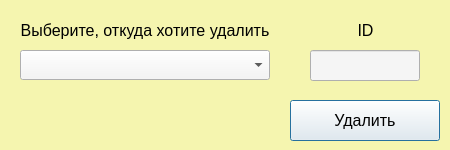
<?xml version="1.0" encoding="UTF-8"?>
<ui version="4.0">
 <class>Dialog</class>
 <widget class="QDialog" name="Dialog">
  <property name="geometry">
   <rect>
    <x>0</x>
    <y>0</y>
    <width>450</width>
    <height>150</height>
   </rect>
  </property>
  <property name="windowTitle">
   <string>Dialog</string>
  </property>
  <property name="styleSheet">
   <string notr="true">background-color: rgb(245, 245, 175)</string>
  </property>
  <widget class="QPushButton" name="OKbutton">
   <property name="geometry">
    <rect>
     <x>290</x>
     <y>100</y>
     <width>150</width>
     <height>41</height>
    </rect>
   </property>
   <property name="styleSheet">
    <string notr="true">font-size: 16px;
font: &quot;Yu Gothic UI Semibold&quot;;
background-color: rgb(245, 245, 245)</string>
   </property>
   <property name="text">
    <string>Удалить</string>
   </property>
  </widget>
  <widget class="QLineEdit" name="id">
   <property name="geometry">
    <rect>
     <x>310</x>
     <y>50</y>
     <width>110</width>
     <height>31</height>
    </rect>
   </property>
   <property name="styleSheet">
    <string notr="true">font-size: 16px;
font: &quot;Yu Gothic UI Semibold&quot;;
background-color: rgb(245, 245, 245)</string>
   </property>
   <property name="text">
    <string/>
   </property>
  </widget>
  <widget class="QLabel" name="label_4">
   <property name="geometry">
    <rect>
     <x>310</x>
     <y>20</y>
     <width>111</width>
     <height>20</height>
    </rect>
   </property>
   <property name="styleSheet">
    <string notr="true">color: rgb(0, 0, 0);
font-size: 16px;
font: &quot;Arial Black&quot;;</string>
   </property>
   <property name="text">
    <string>ID</string>
   </property>
   <property name="alignment">
    <set>Qt::AlignCenter</set>
   </property>
  </widget>
  <widget class="QComboBox" name="table">
   <property name="geometry">
    <rect>
     <x>20</x>
     <y>50</y>
     <width>250</width>
     <height>30</height>
    </rect>
   </property>
   <property name="styleSheet">
    <string notr="true">font-size: 16px;
font: &quot;Yu Gothic UI Semibold&quot;;
background-color: rgb(245, 245, 245)</string>
   </property>
  </widget>
  <widget class="QLabel" name="label_5">
   <property name="geometry">
    <rect>
     <x>20</x>
     <y>20</y>
     <width>250</width>
     <height>20</height>
    </rect>
   </property>
   <property name="styleSheet">
    <string notr="true">color: rgb(0, 0, 0);
font-size: 16px;
font: &quot;Arial Black&quot;;</string>
   </property>
   <property name="text">
    <string>Выберите, откуда хотите удалить</string>
   </property>
   <property name="alignment">
    <set>Qt::AlignCenter</set>
   </property>
  </widget>
 </widget>
 <resources/>
 <connections/>
</ui>
